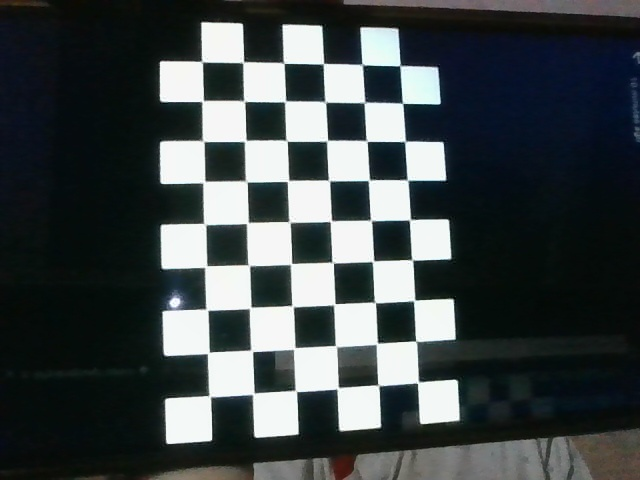
#> input picture data/calibration_images/calibration_00.jpg, 640 x 480 px; its folder holds 4 pictures in this run
$ python calculate_calibration.py
#> lines starting #> are read from the running program, lines starting #| are printed output that depends on the picture
import cv2
import numpy as np
from pathlib import Path

# ==========================================
# DONUTS - Camera Calibration Calculator
# ==========================================

CHESSBOARD_SIZE = (9, 6)

# Physical square size.
# Since our chessboard is displayed on a screen,
# we use 1.0 as an arbitrary unit.
SQUARE_SIZE = 1.0

# Project root
PROJECT_ROOT = Path(__file__).resolve().parent.parent

# Calibration images
IMAGE_DIR = PROJECT_ROOT / "data" / "calibration_images"

# Output file
OUTPUT_FILE = PROJECT_ROOT / "data" / "camera_calibration.npz"


print("==========================================")
print("DONUTS Camera Calibration")
print("==========================================")

# ------------------------------------------
# Create 3D reference points
# ------------------------------------------

object_points_template = np.zeros(
    (CHESSBOARD_SIZE[0] * CHESSBOARD_SIZE[1], 3),
    np.float32
)

object_points_template[:, :2] = np.mgrid[
    0:CHESSBOARD_SIZE[0],
    0:CHESSBOARD_SIZE[1]
].T.reshape(-1, 2)

object_points_template *= SQUARE_SIZE


# ------------------------------------------
# Storage
# ------------------------------------------

object_points = []
image_points = []

images = sorted(
    IMAGE_DIR.glob("*.jpg")
)

print(f"Found {len(images)} calibration images.")

if len(images) == 0:
    print("ERROR: No calibration images found.")
    exit()


image_size = None
successful = 0


# ------------------------------------------
# Detect chessboard in every image
# ------------------------------------------

for image_path in images:

    print(
        f"Processing: {image_path.name}"
    )

    image = cv2.imread(
        str(image_path)
    )
#> image is the input picture: shape (480, 640, 3); mean B, G, R 73.1, 71.9, 65

    if image is None:
        print("  ERROR: Could not read image.")
        continue

    gray = cv2.cvtColor(
        image,
        cv2.COLOR_BGR2GRAY
    )
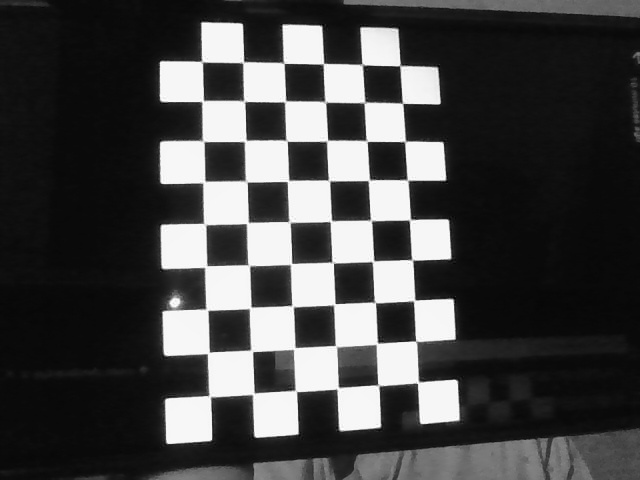
#> gray: shape (480, 640); min 1, max 255, mean 70

    image_size = (
        gray.shape[1],
        gray.shape[0]
    )
#> image_size = (640, 480)

    found = False
    corners = None

    # Robust detector
    if hasattr(cv2, "findChessboardCornersSB"):

        found, corners = cv2.findChessboardCornersSB(
            gray,
            CHESSBOARD_SIZE,
            flags=cv2.CALIB_CB_EXHAUSTIVE |
                  cv2.CALIB_CB_ACCURACY
        )
#> found = True; corners = 54 rows, first 8: [209.5, 396.4], [208.2, 352.9], [206.9, 309.6], [205.7, 266.6], [204.6, 224], [203.7, 182], [203, 141], [202.5, 100.9]

    # Fallback
    if not found:

        found, corners = cv2.findChessboardCorners(
            gray,
            CHESSBOARD_SIZE,
            None
        )

        if found:

            criteria = (
                cv2.TERM_CRITERIA_EPS +
                cv2.TERM_CRITERIA_MAX_ITER,
                30,
                0.001
            )

            corners = cv2.cornerSubPix(
                gray,
                corners,
                (11, 11),
                (-1, -1),
                criteria
            )

    if found:

        object_points.append(
            object_points_template.copy()
        )

        image_points.append(
            corners
        )

        successful += 1

        print("  Chessboard detected.")

    else:

        print("  Chessboard NOT detected.")
#> pass 2 of the loop `for image_path in images:`:
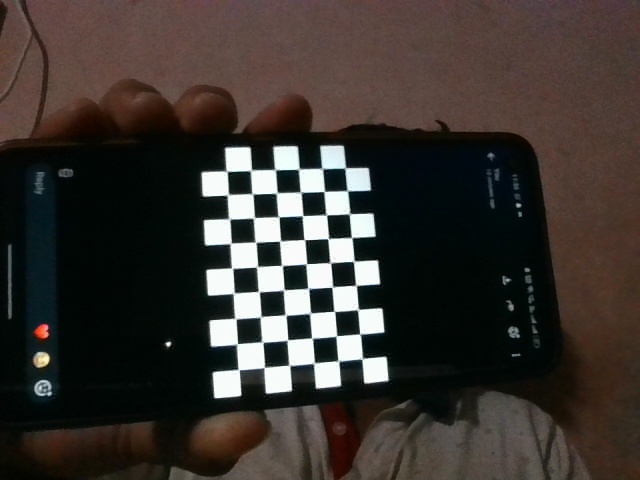
#> input picture data/calibration_images/calibration_01.jpg, 640 x 480 px
#> image is the input picture: shape (480, 640, 3); mean B, G, R 48.2, 52.6, 58.5
#> `gray = cv2.cvtColor( image, cv2.COLOR_BGR2GRAY )`:
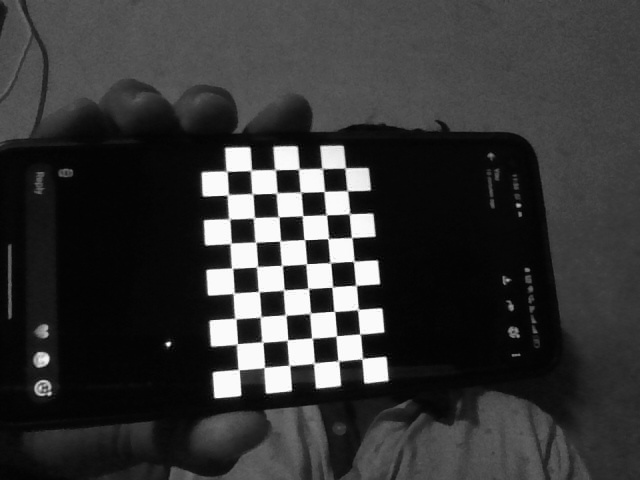
#> gray: shape (480, 640); min 0, max 255, mean 53.9
#> corners = 54 rows, first 8: [238.5, 369.8], [236.8, 344.1], [235.2, 318.6], [233.6, 293.3], [232, 268.1], [230.5, 243.3], [229.1, 218.9], [227.7, 194.8]
#> pass 3 of the loop `for image_path in images:`:
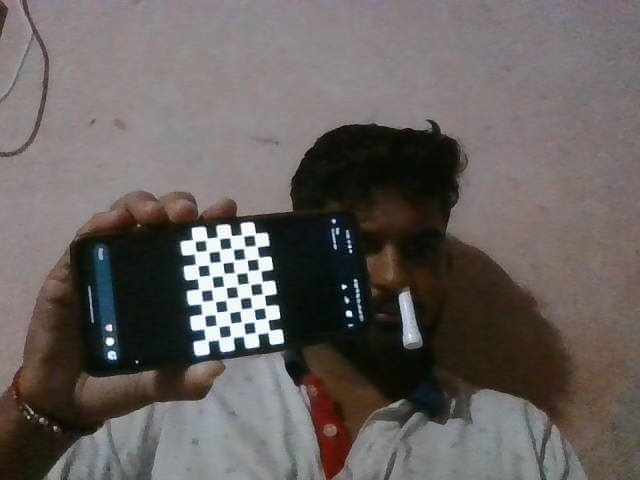
#> input picture data/calibration_images/calibration_02.jpg, 640 x 480 px
#> image is the input picture: shape (480, 640, 3); mean B, G, R 94.8, 97.1, 103.2
#> `gray = cv2.cvtColor( image, cv2.COLOR_BGR2GRAY )`:
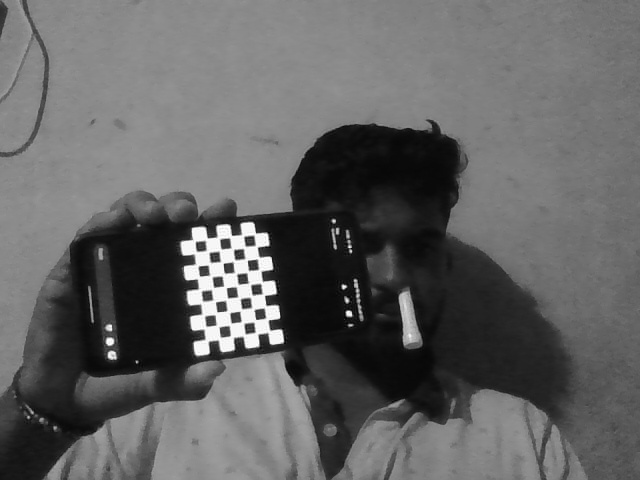
#> gray: shape (480, 640); min 2, max 255, mean 98.6
#> corners = 54 rows, first 8: [206.5, 340.4], [204.8, 327.8], [203.1, 315.1], [201.5, 302.6], [199.8, 290], [198.2, 277.6], [196.6, 265.2], [195.1, 252.8]
#> the loop made 4 passes; the first 3 are shown


# ------------------------------------------
# Check results
# ------------------------------------------

print()
print("==========================================")
print("Detection Summary")
print("==========================================")
print(f"Images provided: {len(images)}")
print(f"Successful detections: {successful}")


if successful < 10:

    print()
    print("ERROR: Too few successful detections.")
    print("Need at least 10 good images.")
    exit()
#> (the program exits here)
